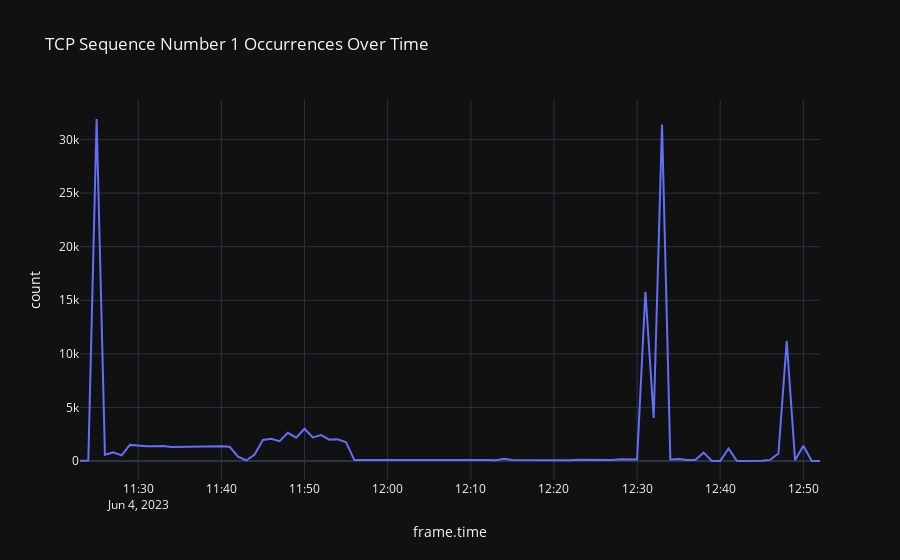

Notebook code cell kept with this figure:
### Code cell
fig = px.line(counts_over_time,
              x='frame.time',
              y='count',
              hover_data={'count': True, 'alert': True, 'frame.protocols': True},
              title='TCP Sequence Number 1 Occurrences Over Time')


fig.update_traces(hovertemplate="Time: %{x}<br>Count: %{y}<br>TCP Seq: " + str(specific_sequence_number) +
                  "<br>Alert: %{customdata[1]}<br>Frame Protocols: %{customdata[2]}")

fig.show()

### Figure 1 — Plotly figure (JSON) as saved in the notebook; plotly's stock layout.template omitted (floating-point values rounded to 4 significant figures; data arrays with more than 128 entries replaced by an {"elided": "..."} marker saying what was removed)
{"data": [{"customdata": {"elided": "90x2 str values"}, "hovertemplate": "Time: %{x}<br>Count: %{y}<br>TCP Seq: 1<br>Alert: %{customdata[1]}<br>Frame Protocols: %{customdata[2]}", "legendgroup": "", "line": {"color": "#636efa", "dash": "solid"}, "marker": {"symbol": "circle"}, "mode": "lines", "name": "", "orientation": "v", "showlegend": false, "x": ["2023-06-04T11:23:00", "2023-06-04T11:24:00", "2023-06-04T11:25:00", "2023-06-04T11:26:00", "2023-06-04T11:27:00", "2023-06-04T11:28:00", "2023-06-04T11:29:00", "2023-06-04T11:30:00", "2023-06-04T11:31:00", "2023-06-04T11:32:00", "2023-06-04T11:33:00", "2023-06-04T11:34:00", "2023-06-04T11:35:00", "2023-06-04T11:36:00", "2023-06-04T11:37:00", "2023-06-04T11:38:00", "2023-06-04T11:39:00", "2023-06-04T11:40:00", "2023-06-04T11:41:00", "2023-06-04T11:42:00", "2023-06-04T11:43:00", "2023-06-04T11:44:00", "2023-06-04T11:45:00", "2023-06-04T11:46:00", "2023-06-04T11:47:00", "2023-06-04T11:48:00", "2023-06-04T11:49:00", "2023-06-04T11:50:00", "2023-06-04T11:51:00", "2023-06-04T11:52:00", "2023-06-04T11:53:00", "2023-06-04T11:54:00", "2023-06-04T11:55:00", "2023-06-04T11:56:00", "2023-06-04T11:57:00", "2023-06-04T11:58:00", "2023-06-04T11:59:00", "2023-06-04T12:00:00", "2023-06-04T12:01:00", "2023-06-04T12:02:00", "2023-06-04T12:03:00", "2023-06-04T12:04:00", "2023-06-04T12:05:00", "2023-06-04T12:06:00", "2023-06-04T12:07:00", "2023-06-04T12:08:00", "2023-06-04T12:09:00", "2023-06-04T12:10:00", "2023-06-04T12:11:00", "2023-06-04T12:12:00", "2023-06-04T12:13:00", "2023-06-04T12:14:00", "2023-06-04T12:15:00", "2023-06-04T12:16:00", "2023-06-04T12:17:00", "2023-06-04T12:18:00", "2023-06-04T12:19:00", "2023-06-04T12:20:00", "2023-06-04T12:21:00", "2023-06-04T12:22:00", "2023-06-04T12:23:00", "2023-06-04T12:24:00", "2023-06-04T12:25:00", "2023-06-04T12:26:00", "2023-06-04T12:27:00", "2023-06-04T12:28:00", "2023-06-04T12:29:00", "2023-06-04T12:30:00", "2023-06-04T12:31:00", "2023-06-04T12:32:00", "2023-06-04T12:33:00", "2023-06-04T12:34:00", "2023-06-04T12:35:00", "2023-06-04T12:36:00", "2023-06-04T12:37:00", "2023-06-04T12:38:00", "2023-06-04T12:39:00", "2023-06-04T12:40:00", "2023-06-04T12:41:00", "2023-06-04T12:42:00", "2023-06-04T12:43:00", "2023-06-04T12:44:00", "2023-06-04T12:45:00", "2023-06-04T12:46:00", "2023-06-04T12:47:00", "2023-06-04T12:48:00", "2023-06-04T12:49:00", "2023-06-04T12:50:00", "2023-06-04T12:51:00", "2023-06-04T12:52:00"], "xaxis": "x", "y": [20, 36, 31918, 582, 801, 530, 1504, 1410, 1375, 1381, 1392, 1318, 1327, 1352, 1324, 1324, 1342, 1373, 1322, 408, 51, 600, 1961, 2064, 1844, 2625, 2180, 3010, 2203, 2421, 1995, 2031, 1751, 83, 85, 89, 92, 98, 86, 57, 78, 69, 81, 81, 84, 83, 76, 97, 92, 84, 75, 210, 94, 84, 82, 82, 88, 79, 82, 63, 119, 100, 87, 82, 102, 160, 170, 133, 15797, 4013, 31406, 145, 192, 93, 98, 780, 0, 0, 1167, 7, 5, 8, 17, 104, 693, 11198, 70, 1428, 7, 11], "yaxis": "y", "type": "scatter"}], "layout": {"xaxis": {"anchor": "y", "domain": [0.0, 1.0], "title": {"text": "frame.time"}}, "yaxis": {"anchor": "x", "domain": [0.0, 1.0], "title": {"text": "count"}}, "legend": {"tracegroupgap": 0}, "title": {"text": "TCP Sequence Number 1 Occurrences Over Time"}}}
